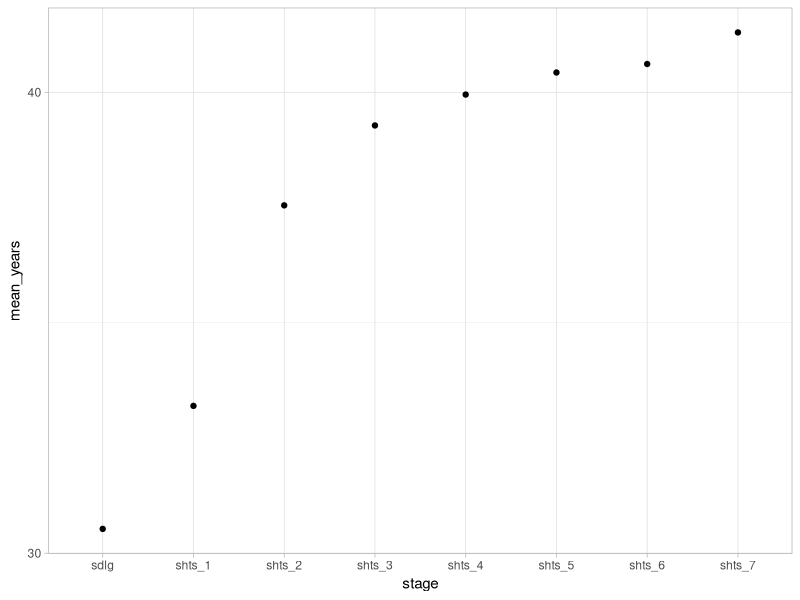
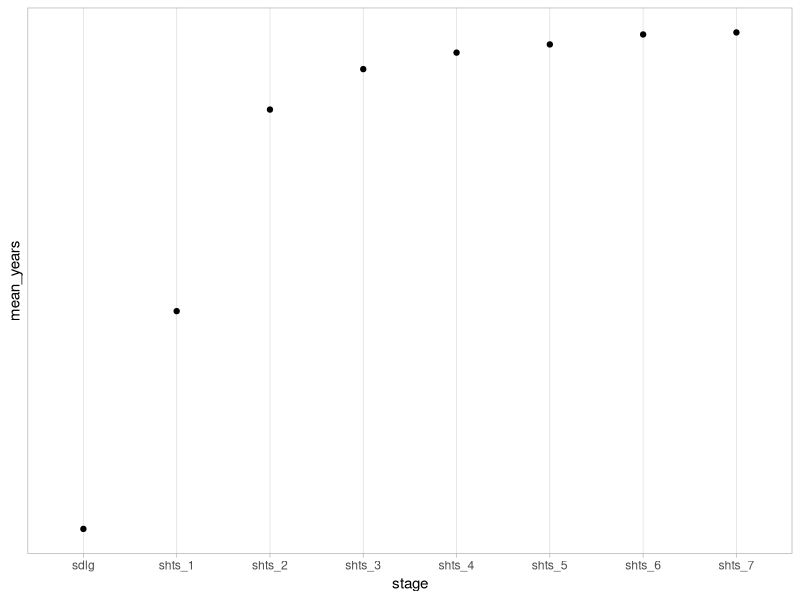

Generate these figures, in order, with R:
## ---- chunk 1
knitr::opts_chunk$set(echo = TRUE)
library(tidyverse)
library(kableExtra)
## ---- chunk 2
eta_overall<-read_csv("./eta_overall.csv") %>% 
  rename(mean_years=eta_overall)
var_overall<-read_csv("./eta_var_overall.csv") %>% 
  rename(mean_years=eta_var_overall)

# 
# eta_overall_long<-pivot_longer(eta_overall,sdlg:shts_7,names_to = "category") %>% rename(mean_years=value)
# var_overall_long<-pivot_longer(eta_overall,sdlg:shts_7,names_to = "category") %>% rename(mean_years=value)

## ---- chunk 3
p1<-ggplot(eta_overall, aes(x=stage, 
                            y=mean_years
                            # group=stage, color=stage
                            )) +
  geom_line() +
  geom_point()+
  # theme_classic()+
  theme_light()+
  scale_y_continuous(breaks = seq(0,50,10))
  # ggtitle("H. acuminata ETA")
## ---- chunk 4
p2<-ggplot(var_overall, aes(x=stage, y=mean_years
                            # , group=plot, color=plot
                            )) +
  geom_line() +
  geom_point()+
  # theme_classic()+
  theme_light()+
  scale_y_continuous(breaks = seq(0,12000,500))
  # ggtitle("H. acuminata ETA")
## ---- chunk 5
eta_overall<-eta_overall %>% 
  rename(eta_yrs=mean_years) %>% 
  relocate(stage,.before=1)
eta<-left_join(eta_overall,var_overall,by="stage") %>% 
  rename(variance=mean_years) %>% 
  mutate(eta_yrs=round(eta_yrs,2),
         variance=round(variance,2))
kbl(eta)
